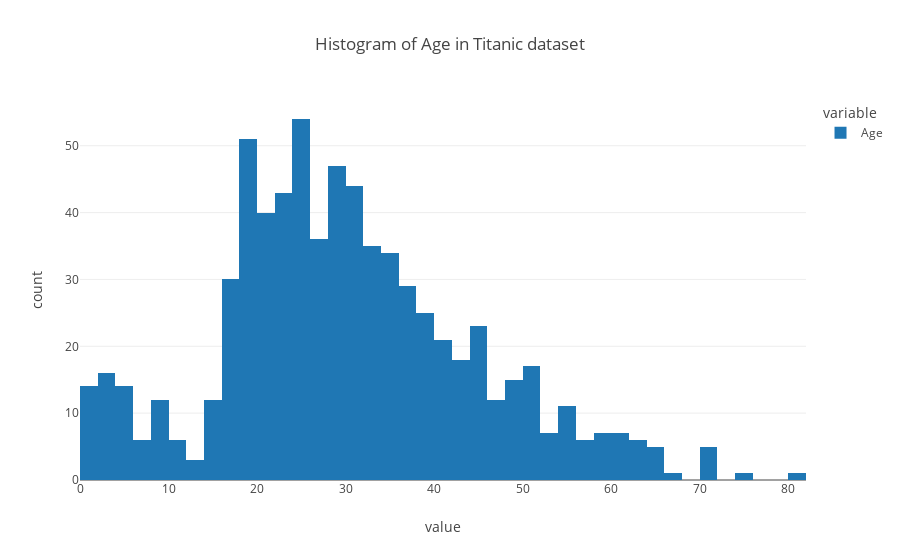

Notebook code for this chart:
### Code cell
# univariate visualization (numeric - )
# histogram (matplotlib)

plt.figure()
plt.hist(df['Age'],color = "pink")
plt.title("Histogram of Age in Titanic dataset")
plt.xlabel("Age in years")
plt.ylabel('count')
plt.show()
# histogram (seaborn)
plt.figure()
sns.histplot(df['Age'])
plt.title("Histogram of Age in Titanic dataset")
plt.xlabel("Age in years")
plt.ylabel('count')
plt.show()
# plotly_express
px.histogram(df['Age'],template = 'none',title = "Histogram of Age in Titanic dataset")

### Figure 1 — Plotly figure (JSON) as saved in the notebook; plotly's stock layout.template omitted (floating-point values rounded to 4 significant figures; data arrays with more than 128 entries replaced by an {"elided": "..."} marker saying what was removed)
{"data": [{"alignmentgroup": "True", "bingroup": "x", "hovertemplate": "variable=Age<br>value=%{x}<br>count=%{y}<extra></extra>", "legendgroup": "Age", "marker": {"color": "#1F77B4", "pattern": {"shape": ""}}, "name": "Age", "offsetgroup": "Age", "orientation": "v", "showlegend": true, "type": "histogram", "x": {"elided": "891 float values"}, "xaxis": "x", "yaxis": "y"}], "layout": {"barmode": "relative", "legend": {"title": {"text": "variable"}, "tracegroupgap": 0}, "title": {"text": "Histogram of Age in Titanic dataset"}, "xaxis": {"anchor": "y", "domain": [0, 1], "title": {"text": "value"}}, "yaxis": {"anchor": "x", "domain": [0, 1], "title": {"text": "count"}}}}
